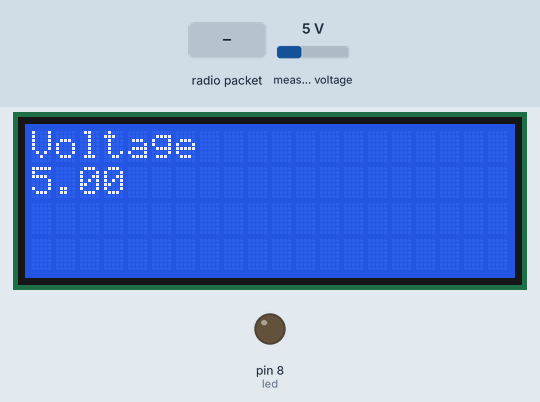
Simulated run of this sketch. Board: Arduino Uno, built with avr-gcc and run on an emulated ATmega328P. Parts: 20×4 character LCD, output pins drawn as LEDs (lit = HIGH). The test bench sets the inputs (shaded band); at power-on: measured voltage 5 V. No radio packets arrive unless stated; what the sketch prints to the serial monitor is not drawn.

Above: at 3.2 s.
3.3 s: radio packet "1" arrives
At 4.4 s:
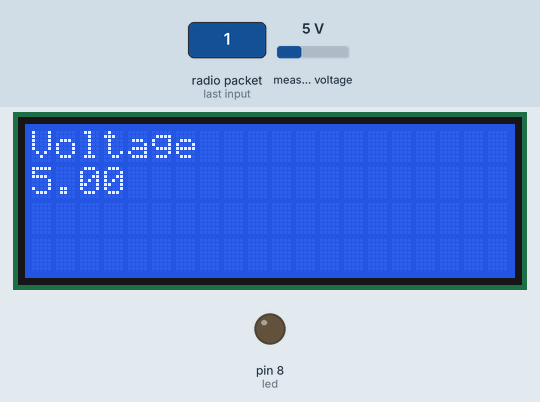
4.8 s: measured voltage set to 11.2 V
At 6.0 s:
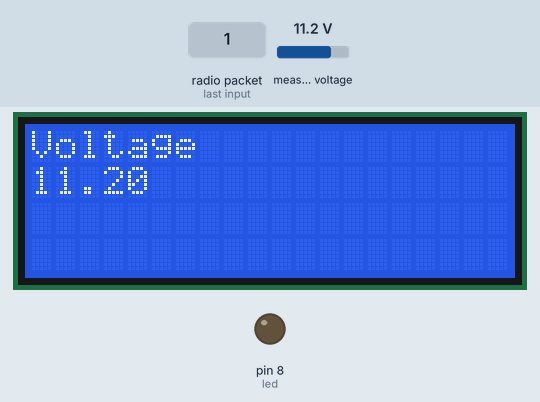
6.3 s: measured voltage set to 0.3 V
At 7.0 s:
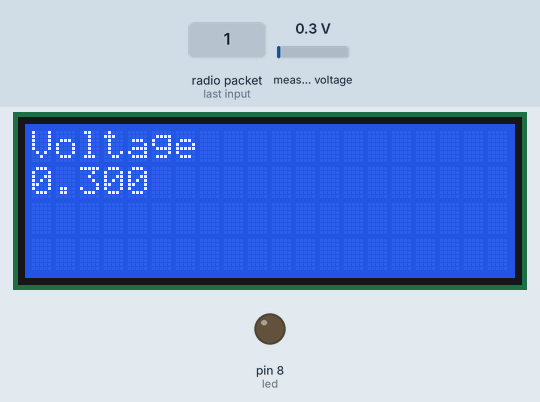
7.8 s: measured voltage set to 14.7 V
At 8.2 s:
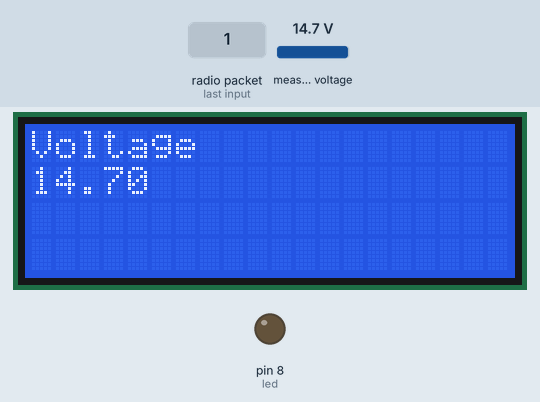
9.3 s: radio packet "0" arrives
At 10.3 s:
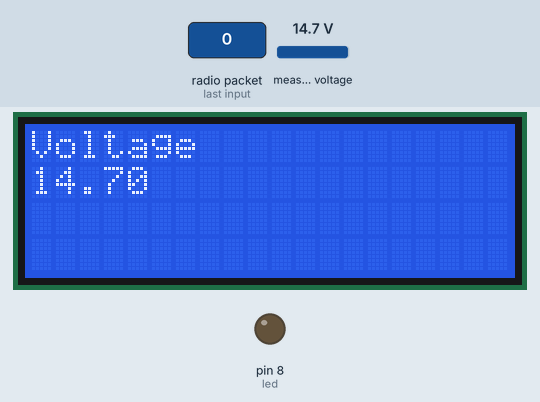
Timing chart, 0 to 12.3 s (numbered marks = the images above; inputs shaded):
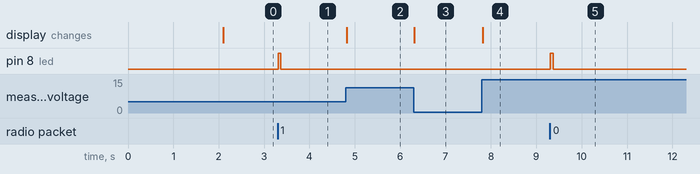

Measured:
- after the input at 3.3 s, pin 8 (led): LOW → HIGH at once, → LOW 0.06 s later
- after the input at 4.8 s, the display: changes at once (image 2)
- after the input at 6.3 s, the display: changes at once (image 3)
- after the input at 7.8 s, the display: changes at once (image 4)
- after the input at 9.3 s, pin 8 (led): LOW → HIGH at once, → LOW 0.06 s later

The sketch:

rf95_server.ino
```cpp
// rf95_server.pde
// -*- mode: C++ -*-
// Example sketch showing how to create a simple messageing server
// with the RH_RF95 class. RH_RF95 class does not provide for addressing or
// reliability, so you should only use RH_RF95  if you do not need the higher
// level messaging abilities.
// It is designed to work with the other example rf95_client
// Tested with Anarduino MiniWirelessLoRa, Rocket Scream Mini Ultra Pro with
// the RFM95W, Adafruit Feather M0 with RFM95

#include <SPI.h>
#include <RH_RF95.h>

#include <Adafruit_INA260.h> //this library requires the BusIO adafruit library to work
#include <LiquidCrystal_I2C.h> //lcd display

// Singleton instance of the radio driver
RH_RF95 rf95;
//RH_RF95 rf95(5, 2); // Rocket Scream Mini Ultra Pro with the RFM95W
//RH_RF95 rf95(8, 3); // Adafruit Feather M0 with RFM95

Adafruit_INA260 ina260 = Adafruit_INA260(); //voltage sensor
LiquidCrystal_I2C lcd(0x27,20,4);  // set the LCD address to 0x27 for a 16 chars and 2 line display


int led = 8;

void setup()
{
  // Rocket Scream Mini Ultra Pro with the RFM95W only:
  // Ensure serial flash is not interfering with radio communication on SPI bus
//  pinMode(4, OUTPUT);
//  digitalWrite(4, HIGH);

  pinMode(led, OUTPUT);
  Serial.begin(9600);

  while (!Serial) ; // Wait for serial port to be available
  if (!rf95.init())
    Serial.println("init failed");

  if (!ina260.begin()) {
    Serial.println("Couldn't find INA260 chip");
    while (1);
  }


  lcd.init();                      // initialize the lcd
  lcd.backlight();
  lcd.setCursor(0,0);
  lcd.print("LoRa System");
  lcd.setCursor(0,1);
  lcd.print("activated");
  delay(2000);
  lcd.clear();


  // Defaults after init are 434.0MHz, 13dBm, Bw = 125 kHz, Cr = 4/5, Sf = 128chips/symbol, CRC on

  // You can change the modulation parameters with eg
  // rf95.setModemConfig(RH_RF95::Bw500Cr45Sf128);

// The default transmitter power is 13dBm, using PA_BOOST.
  // If you are using RFM95/96/97/98 modules which uses the PA_BOOST transmitter pin, then
  // you can set transmitter powers from 2 to 20 dBm:
//  driver.setTxPower(20, false);
  // If you are using Modtronix inAir4 or inAir9, or any other module which uses the
  // transmitter RFO pins and not the PA_BOOST pins
  // then you can configure the power transmitter power for 0 to 15 dBm and with useRFO true.
  // Failure to do that will result in extremely low transmit powers.
//  driver.setTxPower(14, true);
}

void loop()
{

  //CHECK BATTERY VOLTAGE AND DISPLAY ON LCD
  float batteryVoltage = ina260.readBusVoltage()/1000;
  Serial.print(batteryVoltage);
  Serial.println("V");

  lcd.setCursor(0,0);
  lcd.print("Voltage");
  lcd.setCursor(0,1);
  lcd.print(batteryVoltage);


  // CHECK IF LORA INTERFACE RECEIVES MESSAGES
  if (rf95.available())
  {
    Serial.println("available:");
    // Should be a message for us now
    uint8_t buf[RH_RF95_MAX_MESSAGE_LEN];
    uint8_t len = sizeof(buf);
    if (rf95.recv(buf, &len))
    {
      digitalWrite(led, HIGH);
//      RH_RF95::printBuffer("request: ", buf, len);
      Serial.print("got request: ");
      Serial.println((char*)buf);
//      Serial.print("RSSI: ");
//      Serial.println(rf95.lastRssi(), DEC);

      // Send a reply
      uint8_t data[] = "supppp bitccchhh";
      rf95.send(data, sizeof(data));
      rf95.waitPacketSent();
      Serial.println("Sent a reply");
       digitalWrite(led, LOW);
    }
    else
    {
      Serial.println("recv failed");
    }
  }


}
```
